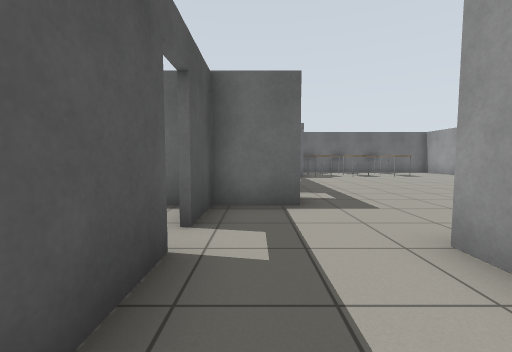
View 1 (above)

22 first-person views from a walk through a robot-simulator world made for Gazebo. The camera is 0.9 m above the floor, tilts 4° down and sees 90° across. The floor is counted in squares, 1 m on a side. Each view is taken from the middle of a square. On the plan, view 1 faces up. The plan holds only what a view shows up to about 10 squares ahead; the rest is blank. The robots in the file are not drawn. Simple patterns stand in for the simulator's built-in surfaces.

View 2
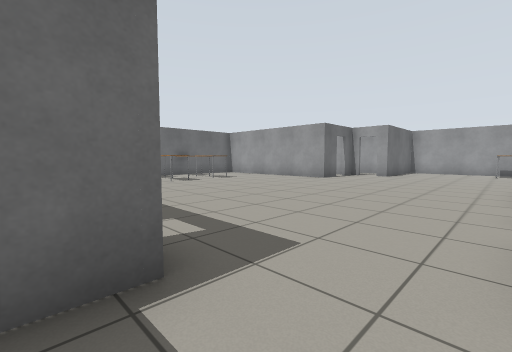

View 3
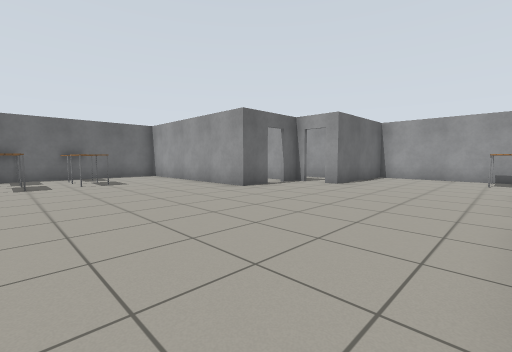

View 4
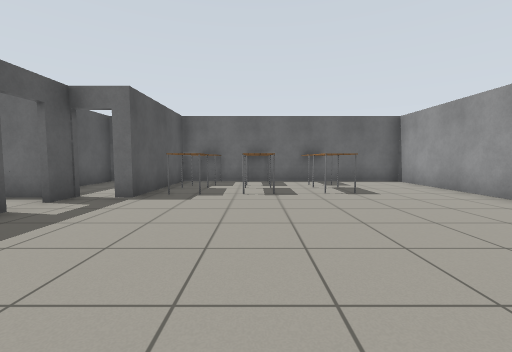

View 5
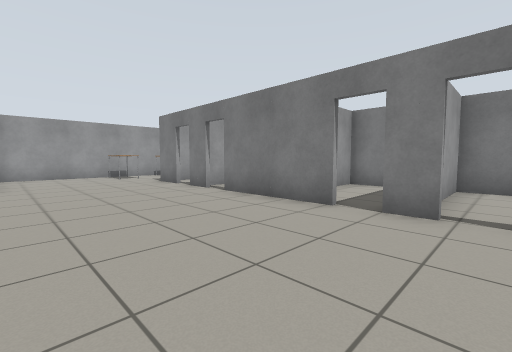

View 6
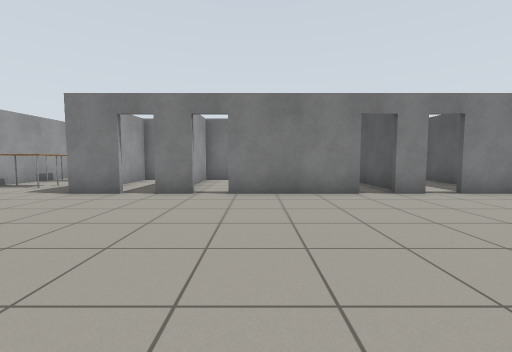

View 7
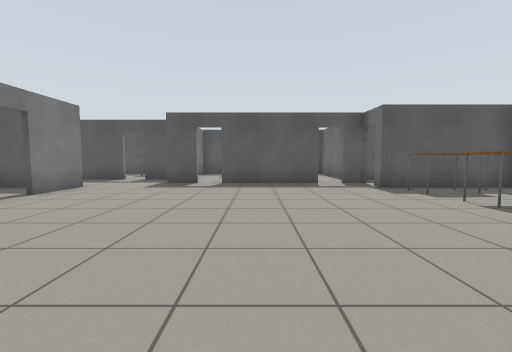

View 8
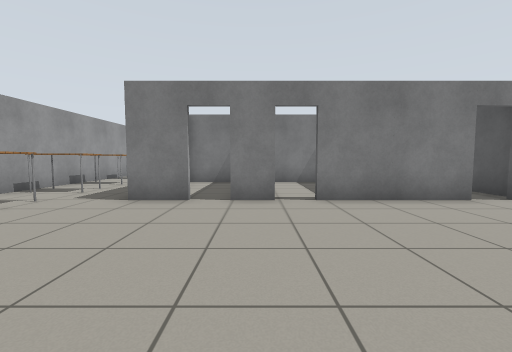

View 9
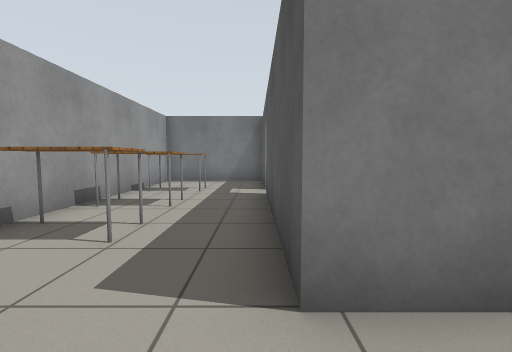

View 10
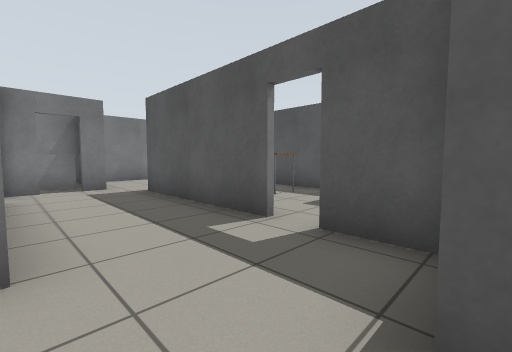

View 11
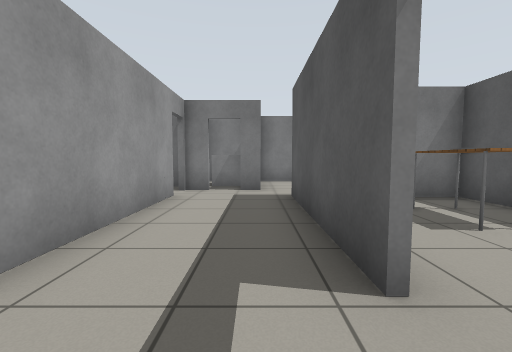

View 12
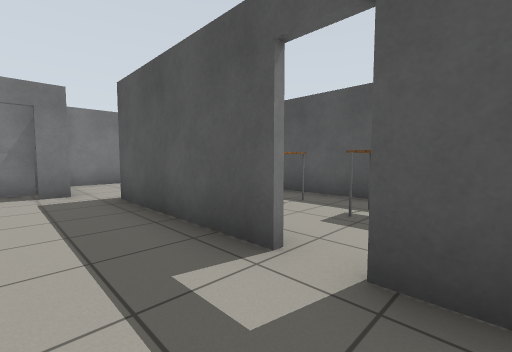

View 13
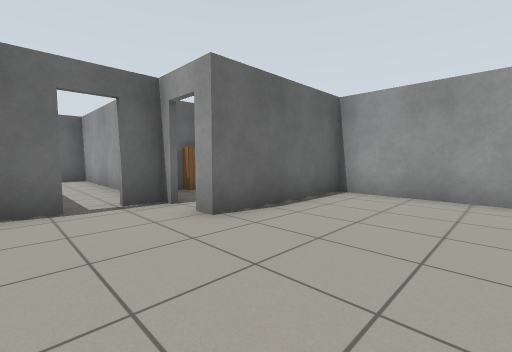

View 14
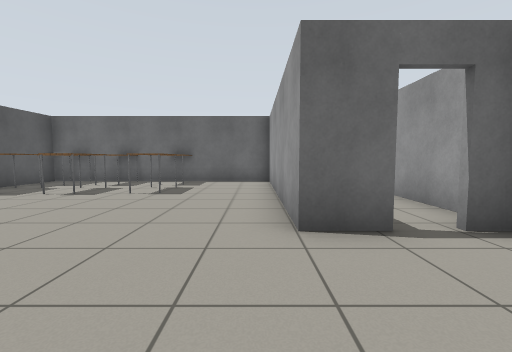

View 15
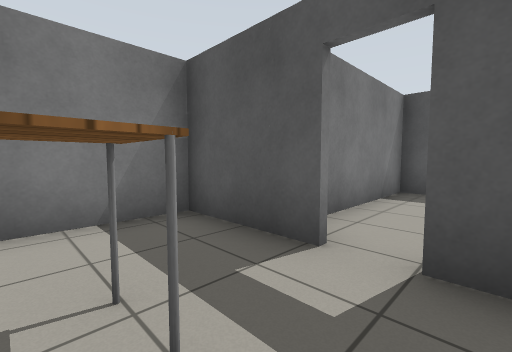

View 16
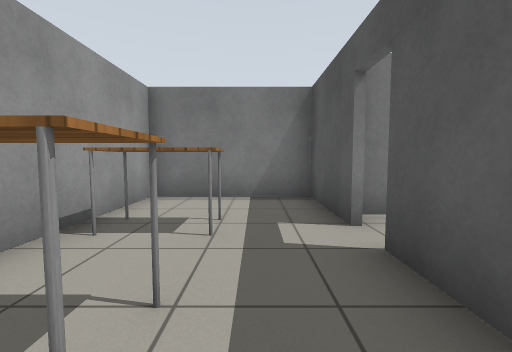

View 17
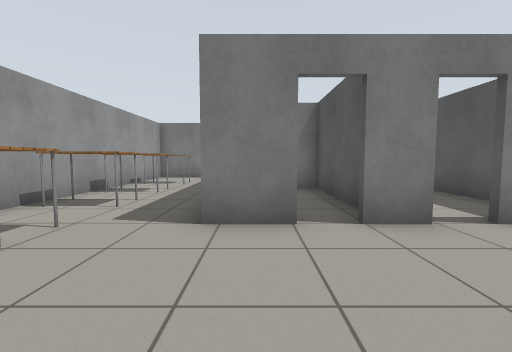

View 18
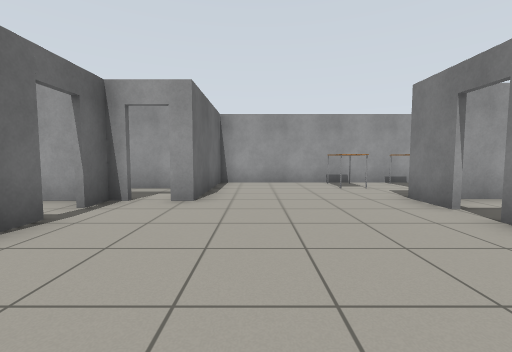

View 19
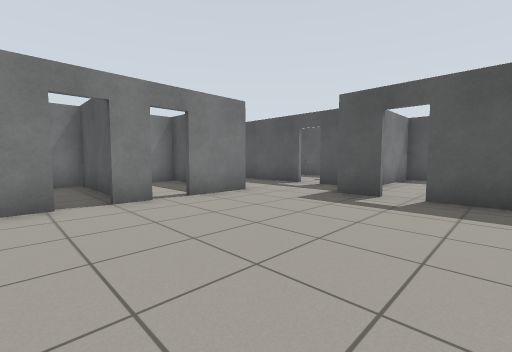

View 20
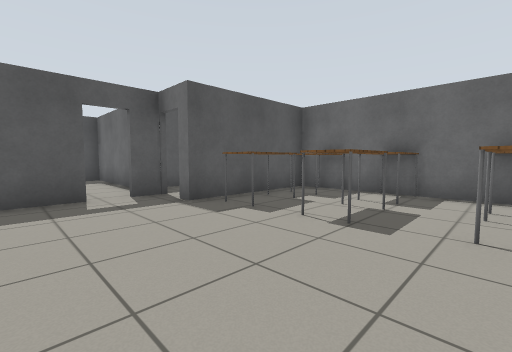

View 21
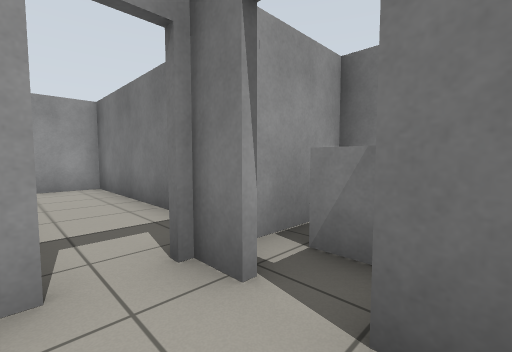

View 22
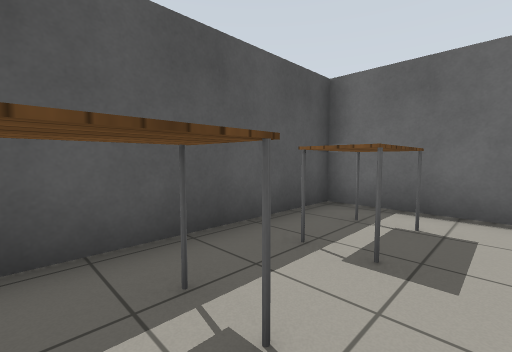

### Floor plan
Ten units are one square. View 1 is at (0, 0); x grows to the right and y downward. Boxes are objects, and circles mark ways between rooms. Rooms are numbered by the first view taken in them; rooms with no view inside come last. Other rooms are left out.
<svg viewBox="-52 -164 232 228">
<path fill="none" stroke="#000" d="M64 -26 98 -26M105 -26 116 -26M46 -26 55 -26M118 -91 105 -91 105 -159 22 -159 22 -118 18 -118M124 -26 137 -26 137 25M8 -60 8 -48 -8 -48 -8 -33M8 -103 8 -68M8 -120 8 -111M-8 -25 -8 21M20 23 20 -26 39 -26M137 32 137 59 174 59 174 -73 133 -73 133 -79M12 32 22 32M-2 32 5 32M-14 -48 -47 -48 -47 19 -36 19M133 -98 133 -159 125 -159M112 -16 112 16 135 16M136 11 136 -15M81 -8 81 11M88 16 104 16M111 11 111 -21M49 16 79 16 79 5M52 -21 52 16M41 40 85 40 85 26M50 16 50 -5M22 -10 22 16 49 16M86 40 134 40M0 59 20 59 20 40"/>
<rect x="25" y="-135" width="10" height="20" fill="#bbb"><title>table</title></rect>
<rect x="25" y="-155" width="10" height="10" fill="#bbb"><title>table</title></rect>
<rect x="45" y="-135" width="10" height="10" fill="#bbb"><title>table</title></rect>
<rect x="45" y="-155" width="10" height="20" fill="#bbb"><title>table</title></rect>
<rect x="65" y="-145" width="10" height="20" fill="#bbb"><title>table</title></rect>
<rect x="65" y="-155" width="10" height="10" fill="#bbb"><title>table</title></rect>
<rect x="155" y="25" width="20" height="10" fill="#bbb"><title>table</title></rect>
<rect x="155" y="5" width="20" height="10" fill="#bbb"><title>table</title></rect>
<rect x="155" y="-15" width="20" height="10" fill="#bbb"><title>table</title></rect>
<rect x="155" y="-35" width="20" height="10" fill="#bbb"><title>table</title></rect>
<rect x="-35" y="-15" width="10" height="20" fill="#bbb"><title>table</title></rect>
<rect x="-35" y="-35" width="10" height="20" fill="#bbb"><title>table</title></rect>
<rect x="5" y="35" width="10" height="20" fill="#bbb"><title>other object</title></rect>
<circle cx="-10" cy="-30" r="3" fill="#2a7"/>
<circle cx="120" cy="-90" r="3" fill="#2a7"/>
<circle cx="120" cy="-25" r="3" fill="#2a7"/>
<circle cx="100" cy="-25" r="3" fill="#2a7"/>
<circle cx="60" cy="-25" r="3" fill="#2a7"/>
<circle cx="40" cy="-25" r="3" fill="#2a7"/>
<circle cx="140" cy="30" r="3" fill="#2a7"/>
<circle cx="17" cy="27" r="3" fill="#2a7"/>
<text x="80" y="-60">1</text>
<text x="-30" y="-20">2</text>
<text x="120" y="-130">3</text>
<text x="120" y="0">4</text>
<text x="90" y="0">5</text>
<text x="60" y="0">6</text>
<text x="50" y="30">7</text>
<text x="40" y="0">8</text>
<text x="110" y="30">9</text>
<text x="10" y="40">10</text>
</svg>
Room 1 opens to room 2. Room 1 opens to room 3. Room 1 opens to room 4. Room 1 opens to room 5. Room 1 opens to room 6. Room 1 opens to room 8. Room 1 opens to room 9. Room 1 opens to room 10.

Where each view was taken, in squares from view 1:
view 1: 0 up, 0 right, facing up
view 2: 3 up, 0 right, facing up-right
view 3: 3 up, 5 right, facing up-right
view 4: 6 up, 5 right, facing up
view 5: 7 up, 4 right, facing down-right
view 6: 9 up, 9 right, facing down
view 7: 8 up, 10 right, facing left
view 8: 8 up, 11 right, facing down
view 9: 4 up, 14 right, facing down
view 10: 5 up, 2 right, facing down-left
view 11: 4 up, 0 right, facing down
view 12: 4 up, 1 right, facing down-left
view 13: 4 up, 11 right, facing up-right
view 14: 6 up, 10 right, facing up
view 15: 2 down, 16 right, facing down-left
view 16: 0 up, 15 right, facing down
view 17: 6 up, 13 right, facing down
view 18: 6 up, 8 right, facing right
view 19: 8 up, 7 right, facing down-left
view 20: 9 up, 7 right, facing up-left
view 21: 2 down, 0 right, facing down-right
view 22: 0 up, 2 left, facing up-left
